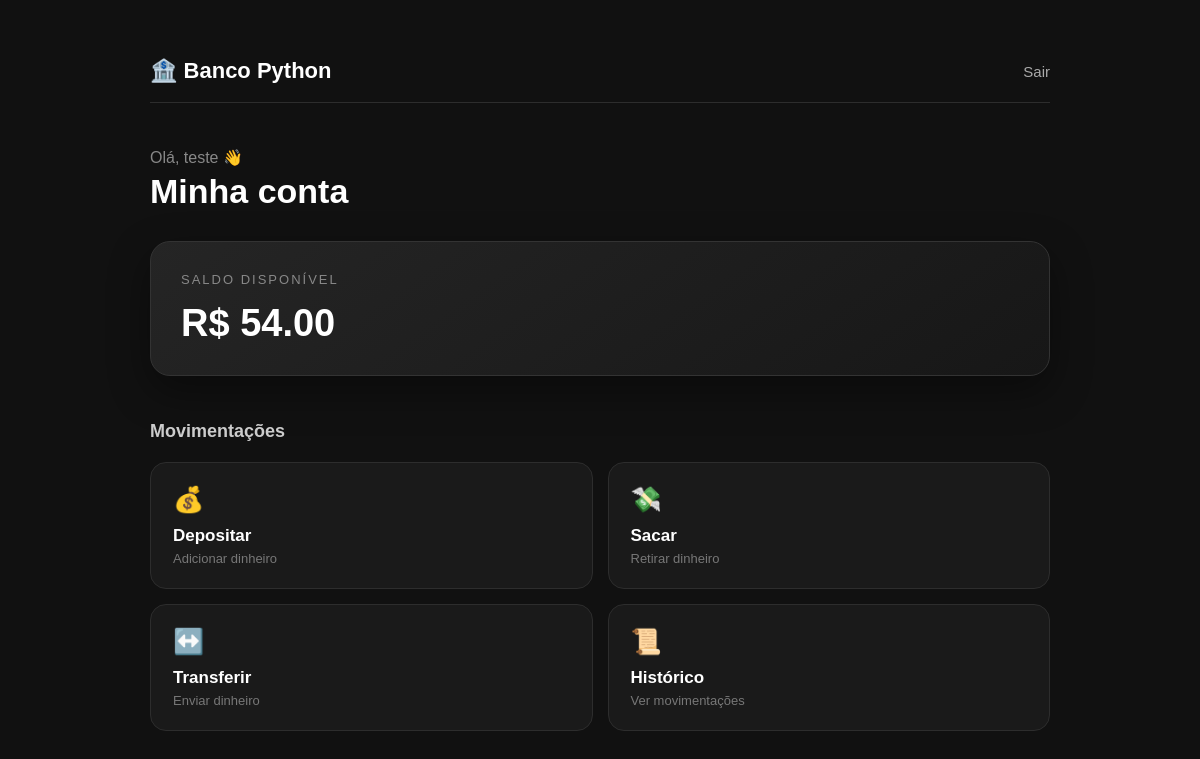
The page /conta (signed in) on the database as committed earlier.
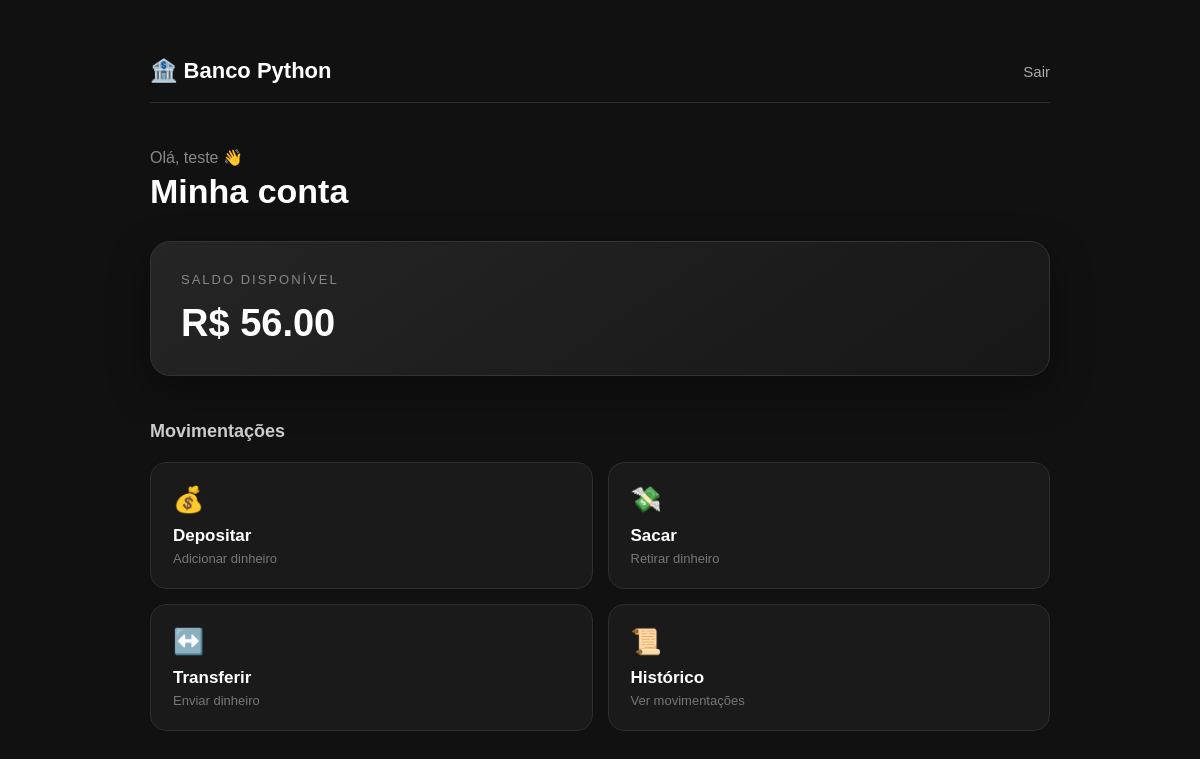
The same page on the database as committed later.
### tables this page shows
CREATE TABLE contas (
    id INTEGER PRIMARY KEY AUTOINCREMENT,
    nome TEXT NOT NULL,
    senha TEXT NOT NULL,
    saldo REAL DEFAULT 0
);

### app.py (the view)
@app.route("/conta")
def conta():
    if "usuario_id" not in session:
        return redirect("/login")
    banco = conectar()
    cursor = banco.cursor()
    cursor.execute(
        "SELECT nome, saldo FROM contas WHERE id = ?",
        (session["usuario_id"],)
    )
    usuario = cursor.fetchone()
    banco.close()
    return render_template(
        "conta.html",
        nome=usuario[0],
        saldo=usuario[1]
    )

### banco.py (called while the page is built)
def conectar():
    banco = sqlite3.connect("banco.db")
    return banco

### templates/conta.html (shortened to what this page needs)
<!DOCTYPE html>
<html lang="pt-br">
<head>
    <link rel="stylesheet" href="{{ url_for('static', filename='style.css') }}">
</head>
<body>
    <div class="bank-container">
        <header class="top-bar">
            <div class="logo">
                🏦 Banco Python
            </div>
            <a href="/logout" class="logout">
                Sair
            </a>
        </header>
        <main>
            <p class="welcome">Olá, {{ nome }} 👋</p>
            <h1 class="account-title">Minha conta</h1>
            <div class="balance-card">
                <p class="balance-label">
                    SALDO DISPONÍVEL
                </p>
                <h2>
                    R$ {{ "%.2f"|format(saldo) }}
                </h2>
            </div>
            <h3 class="section-title">
                Movimentações
            </h3>
            <div class="actions">
                <a href="/deposito" class="action-card">
                    <span class="action-icon">💰</span>
                    <strong>Depositar</strong>
                    <small>Adicionar dinheiro</small>
                </a>
                <a href="/saque" class="action-card">
                    <span class="action-icon">💸</span>
                    <strong>Sacar</strong>
                    <small>Retirar dinheiro</small>
                </a>
                <a href="/transferencia" class="action-card">
                    <span class="action-icon">↔️</span>
                    <strong>Transferir</strong>
                    <small>Enviar dinheiro</small>
                </a>
                <a href="/historico" class="action-card">
                    <span class="action-icon">📜</span>
                    <strong>Histórico</strong>
                    <small>Ver movimentações</small>
                </a>
            </div>
        </main>
    </div>
</body>
</html>

Rows that differ between the two databases and show on the page:
changed contas "teste": saldo "54.00" → "56.00"
